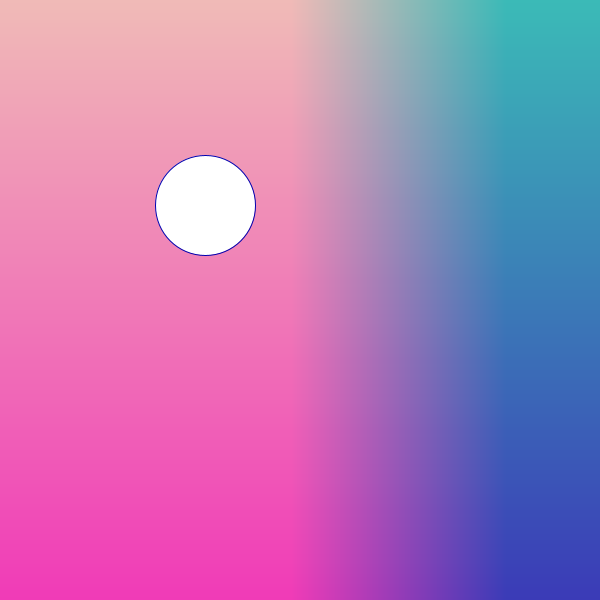
Frame 1 (no input)
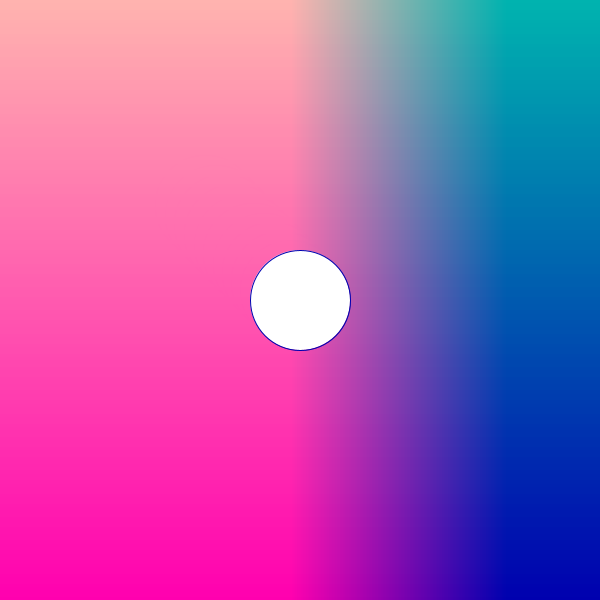
Frame 60 (the mouse pressed at the canvas centre just before this capture)
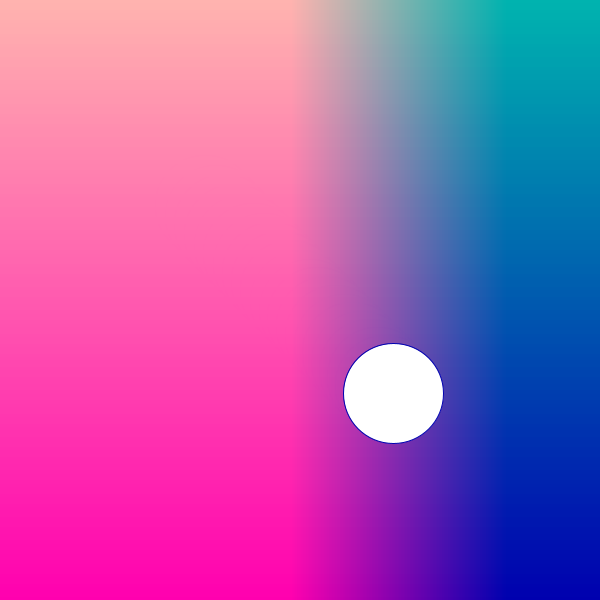
Frame 120 (the mouse held since frame 60 and released just before this capture)

The Processing sketch that drew these frames (run headless with seeded random() and noise(); from frame 60 on, the mouse is pressed at the canvas centre):

// Processing sketch: question_3
// ── question_3.pde
float xPos, yPos; 
float r, g, b; 

void setup() {
size(600, 600); 
smooth();  
noStroke();
}

void draw() {

//draws background
for (int i = 0; i < width; i++) {
for (int j = 0; j < height; j++) {
float r = map(i, 291, 0, 255, width);
float g = map(j, height, 33, 0, 170);
stroke(r, g, 175);
point(i, j);
}
}

yPos = sin(radians(second()))*height; 
xPos=sin(radians(second()))*width;


ellipse(xPos, yPos, 100, 100);
}
